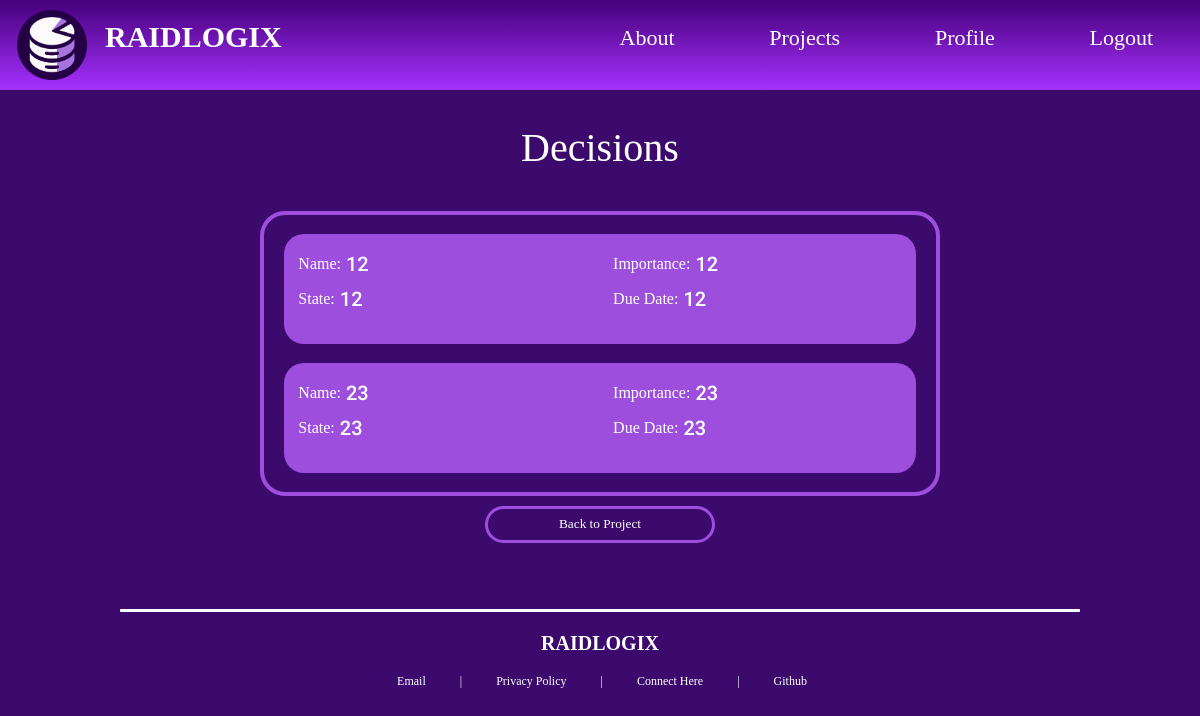
The page /projects/1/decisions/ (signed in) on the database its author committed.
### raidlogix/models.py (models this page shows)
class decision(models.Model):
    created = models.CharField(max_length=50)
    name = models.CharField(max_length=50)
    description = models.TextField()
    due = models.CharField(max_length=50)
    state = models.CharField(max_length=50)
    decision_made = models.CharField(max_length=50)
    justification = models.TextField()
    impact = models.TextField()
    importance = models.IntegerField()
    project = models.ForeignKey(project, on_delete = models.CASCADE)

### raidlogix/views.py (the view)
# urls.py: path('projects/<int:project_pk>/decisions/', views.decisions, name="decisions"),
@login_required
def decisions(request, project_pk):
    this_project = get_object_or_404(project, pk=project_pk)
    if not user_projects.objects.filter(user=request.user, project=this_project).exists():
        return HttpResponseForbidden("You do not have permission to access this project.")
    decisions = decision.objects.filter(project=this_project)
    context = {
        'project': this_project,
        'decisions': decisions,
    }
    return render(request, "decision_list.html", context=context)

### raidlogix/templates/decision_list.html
{% extends 'h_and_f.html' %}
{% block content %}
<div id="block-attribute-list">
    <div class="attribute-text"><p>Decisions</p></div>
    <div id="project-attribute-container">
        {% if decisions.count == 0 %}
            <h1 id="empty-projects">NO DECISIONS</h1>
        {% else %}
            {% for decision in decisions %}
                <a id="project-container-link" href="{% url 'view_decision' project.pk decision.pk %}">
                    <div class="project-container">
                        <div class="left-project-container">
                            <div class="project-value">Name: <p class="project-list-value">&nbsp;{{ decision.name }}</p></div>
                            <div class="project-value">State: <p class="project-list-value">&nbsp;{{ decision.state }}</p></div>
                        </div>
                        <div class="right-project-container">
                            <div class="project-value">Importance: <p class="project-list-value">&nbsp;{{ decision.importance }}</p></div>
                            <div class="project-value">Due Date: <p class="project-list-value">&nbsp;{{ decision.due }}</p></div>
                        </div>
                    </div>
                </a>
            {% endfor %}
        {% endif %}
    </div>
    <a href="{% url 'view_project' project.pk %}" id="reroute-project"><input id="add-attribute-submit" type="submit" value="Back to Project"/></a>
</div>
{% endblock content %}

### raidlogix/static/main.css (style rules this page uses)
html { background-color:#3C096C; margin: 0%; padding: 0%; }
body { height: auto; display: flex; flex-direction: column; align-items: center; margin: 0%; padding: 0%; }
.project-list-value { font-family: "Roboto-Medium"; font-size: 20px; }
#project-container-link { width:94%; flex-direction: column; display: flex; align-items: center; text-decoration: none; }
.project-container { width: 100%; background-color: #9D4EDD; margin: 1%; margin-top: 1.5%; margin-bottom: 1.5%; border-radius: 20px; height: 110px; display: flex; flex-direction: row; overflow: hidden; white-space: nowrap; text-overflow: ellipsis; transition: transform .125s, background-color .125s; }
.left-project-container { width: 50%; height: 100%; display: flex; flex-direction: column; align-items: center; padding-top:2%; padding-bottom: 2%; padding-left: 0.5%; }
.right-project-container { width: 45%; height: 100%; display: flex; flex-direction: column; align-items: center; padding-top:2%; padding-bottom: 2%; padding-right: 0.5%; overflow: hidden; white-space: nowrap; text-overflow: ellipsis; }
.project-value { width: 93%; height: 32%; margin-left:1%; margin-right: 1%; font-family: "Request"; display: flex; flex-direction: row; align-items: center; color: white; }
#project-attribute-container { display: flex; flex-direction: column; align-items: center; width: 70%; height: auto; border-color: #9D4EDD; border-width: 4px; border-style: solid; border-radius: 25px; padding-top: 1%; padding-bottom: 1%; color: #fff; margin-bottom: 1%; }
#add-attribute-submit { font-family: "Request"; width: 60%; background-color: #3C096C; padding: 2%; border-radius: 22px; border-color: #9D4EDD; border-width: 3px; border-style: solid; color: #fff; text-align: center; transition: transform .125s, background-color .125s; }
.attribute-text { color:#fff; font-family: "Request"; font-size:40px; margin: 0%; }
#block-attribute-list { display: flex; flex-direction: column; align-items: center; width: 80%; margin-top: 7%; margin-bottom: 2%; }
#reroute-project { width: 40%; text-align: center; }

### rows shown on the page
decision: name "12", state "12", importance "12", due "12"
decision: name "23", state "23", importance "23", due "23"
